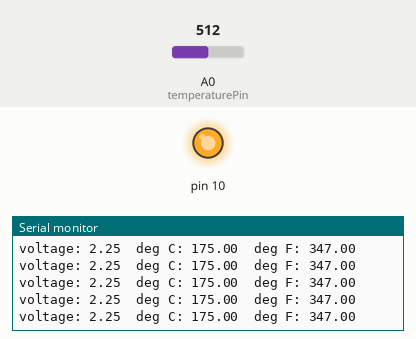
Recording of a sketch running on a simulated Arduino Uno, built with avr-gcc and run on an emulated ATmega328P. On the bench: output pins drawn as LEDs (lit = HIGH), the last lines printed to the serial monitor. The inputs (shaded band) are chosen by the test bench; at power-on: A0 (temperaturePin) = 512. Pins used as bus, display or sensor lines are not drawn.

Above: at 7.2 s.
7.3 s: A0 (temperaturePin) set to 326
At 7.39 s:
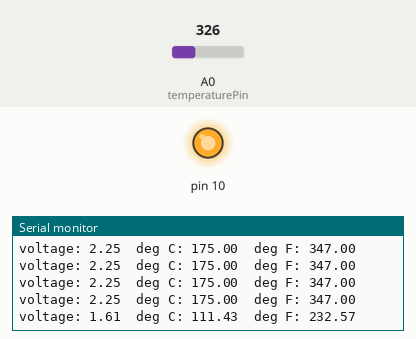
10.3 s: A0 (temperaturePin) set to 349
At 10.37 s:
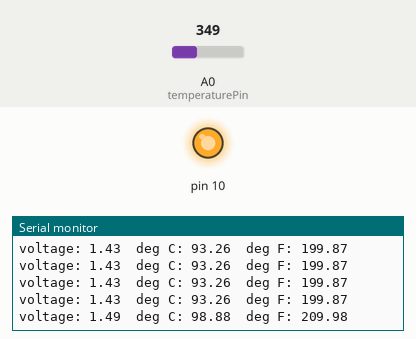
Timing chart, 0 to 13.3 s (numbered marks = the images above; inputs shaded):
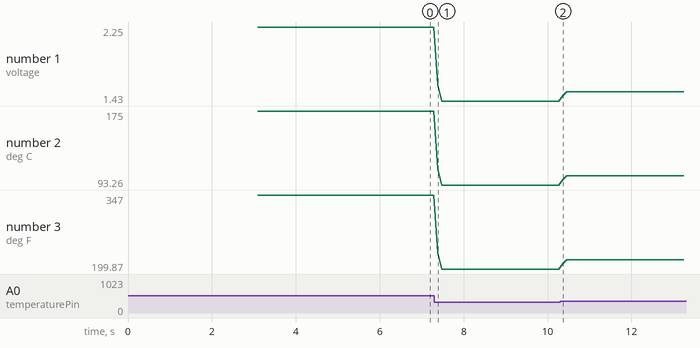

The sketch:

Thermometer_V2.ino
```cpp
/******************************************************************
  SparkFun Inventor's Kit
  Example sketch 07 - TEMPERATURE SENSOR
  Use the "serial monitor" window to read a temperature sensor.
  The TMP36 is an easy-to-use temperature sensor that outputs
  a voltage that's proportional to the ambient temperature.
  You can use it for all kinds of automation tasks where you'd
  like to know or control the temperature of something.
  More information on the sensor is available in the datasheet:
  http://dlnmh9ip6v2uc.cloudfront.net/datasheets/Sensors/Temp/TMP35_36_37.pdf
  Even more exciting, we'll start using the Arduino's serial port
  to send data back to your main computer! Up until now, we've
  been limited to using simple LEDs for output. We'll see that
  the Arduino can also easily output all kinds of text and data.
  This sketch was written by SparkFun Electronics,
  with lots of help from the Arduino community.
  This code is completely free for any use.
  Visit http://learn.sparkfun.com/products/2 for SIK information.
  Visit http://www.arduino.cc to learn about the Arduino.
  Version 2.0 6/2012 MDG
******************************************************************/
/*
   Circuit:
   Arduino -------------- Serial 7-Segment
     5V   --------------------  VCC
     GND  --------------------  GND
      8   --------------------  SS
     11   --------------------  SDI
     13   --------------------  SCK
*/
#include <SPI.h> // Include the Arduino SPI library
// We'll use analog input 0 to measure the temperature sensor's
// signal pin.

// Define the SS pin
//  This is the only pin we can move around to any available
//  digital pin.
const int ssPin = 8;

char tempString[10];  // Will be used with sprintf to create strings

float voltage, degreesC, degreesF; //Declare 3 floating point variables
float sum_voltage = 0;
int degreesF_int;
const int temperaturePin = A0;


void setup()
{
  // -------- SPI initialization
  pinMode(ssPin, OUTPUT);  // Set the SS pin as an output
  digitalWrite(ssPin, HIGH);  // Set the SS pin HIGH
  SPI.begin();  // Begin SPI hardware
  SPI.setClockDivider(SPI_CLOCK_DIV64);  // Slow down SPI clock
  // --------

  // Clear the display, and then turn on all segments and decimals
  clearDisplaySPI();  // Clears display, resets cursor

  // Custom function to send four bytes via SPI
  //  The SPI.transfer function only allows sending of a single
  //  byte at a time.
  s7sSendStringSPI("-HI-");
  setDecimalsSPI(0b111111);  // Turn on all decimals, colon, apos

  // Flash brightness values at the beginning
  setBrightnessSPI(0);  // Lowest brightness
  delay(1500);
  setBrightnessSPI(255);  // High brightness
  delay(1500);

  // Clear the display before jumping into loop
  clearDisplaySPI();
  Serial.begin(9600); //Initialize serial port & set baud rate to 9600 bits per second (bps)
  Serial.println("Begin Reading Temperature");
}

void loop()
{

  //try to average values together since temperature values are fluctuating
  for (int i = 0; i < 10; i++) {
    if (i == 0) {
      sum_voltage = 0;
    }
    else {
      voltage = getVoltage(temperaturePin); //Measure the voltage at the analog pin
      sum_voltage = sum_voltage + voltage;
      delay(10);
    }

  }
  voltage =  sum_voltage / 10;

  degreesC = (voltage - 0.5) * 100.0; // Convert the voltage to degrees Celsius

  degreesF = degreesC * (9.0 / 5.0) + 32.0; //Convert degrees Celsius to Fahrenheit

  degreesF_int = degreesF * 100;
  //Now print to the Serial monitor. Remember the baud must be 9600 on your monitor!
  // These statements will print lines of data like this:
  // "voltage: 0.73 deg C: 22.75 deg F: 72.96"

  sprintf(tempString, "%4d", degreesF_int);

  // This will output the tempString to the S7S
  s7sSendStringSPI(tempString);

  // Print the decimal at the proper spot
  if (degreesF_int > 100)
    setDecimalsSPI(0b00100010);  // Sets digit 3 decimal on
  else
    setDecimalsSPI(0b00100100);

  Serial.print("voltage: ");
  Serial.print(voltage);
  Serial.print("  deg C: ");
  Serial.print(degreesC);
  Serial.print("  deg F: ");
  Serial.println(degreesF);

  //delay(2500); // repeat 2.5 seconds (change as you wish!)
}


// This custom function works somewhat like a serial.print.
//  You can send it an array of chars (string) and it'll print
//  the first 4 characters in the array.
void s7sSendStringSPI(String toSend)
{
  digitalWrite(ssPin, LOW);
  SPI.transfer(0x79); // Send the Move Cursor Command
  SPI.transfer(0x00); // Send the data byte between 0 and 3
  for (int i = 0; i < 3; i++)
  {
    SPI.transfer(toSend[i]);
  }
  SPI.transfer(0x7E); // Individual Segment Control for Digit Position 4
  SPI.transfer(0b01110001); // Display an F

  digitalWrite(ssPin, HIGH);

}

// Send the clear display command (0x76)
//  This will clear the display and reset the cursor
void clearDisplaySPI()
{
  digitalWrite(ssPin, LOW);
  SPI.transfer(0x76);  // Clear display command
  digitalWrite(ssPin, HIGH);
}

// Set the displays brightness. Should receive byte with the value
//  to set the brightness to
//  dimmest------------->brightest
//     0--------127--------255
void setBrightnessSPI(byte value)
{
  digitalWrite(ssPin, LOW);
  SPI.transfer(0x7A);  // Set brightness command byte
  SPI.transfer(value);  // brightness data byte
  digitalWrite(ssPin, HIGH);
}

// Turn on any, none, or all of the decimals.
//  The six lowest bits in the decimals parameter sets a decimal
//  (or colon, or apostrophe) on or off. A 1 indicates on, 0 off.
//  [MSB] (X)(X)(Apos)(Colon)(Digit 4)(Digit 3)(Digit2)(Digit1)
void setDecimalsSPI(byte decimals)
{
  digitalWrite(ssPin, LOW);
  SPI.transfer(0x77);
  SPI.transfer(decimals);
  digitalWrite(ssPin, HIGH);
}


float getVoltage(int pin)   //Function to read and return
//floating-point value (true voltage)
//on analog pin
{

  return (analogRead(pin) * 0.004882814);
  // This equation converts the 0 to 1023 value that analogRead()
  // returns, into a 0.0 to 5.0 value that is the true voltage
  // being read at that pin.
}

// Other things to try with this code:

//   Turn on an LED if the temperature is above or below a value.

//   Read that threshold value from a potentiometer - now you've
//   created a thermostat!
```

Measured:
- after the input at 7.3 s, the serial monitor: prints a new line after 0.08 s (image 1)
- after the input at 10.3 s, the serial monitor: prints a new line after 0.06 s (image 2)
- plotted number 1: 2.25 → 1.43 after the input at 7.3 s, 1.43 → 1.53 after the input at 10.3 s
- plotted number 2: 175 → 93.26 after the input at 7.3 s, 93.26 → 103.37 after the input at 10.3 s
- plotted number 3: 347 → 199.87 after the input at 7.3 s, 199.87 → 218.06 after the input at 10.3 s
